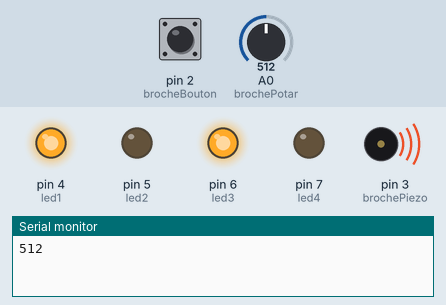
This sketch was run on a simulated Arduino Uno, built with avr-gcc and run on an emulated ATmega328P. On the bench: output pins drawn as LEDs (lit = HIGH), buzzer (waves = sounding), the last lines printed to the serial monitor. The test bench sets the inputs (shaded band); at power-on: pin 2 (brocheBouton) LOW, A0 (brochePotar) = 512.

Above: at 1.2 s.
1.3 s: pin 2 (brocheBouton) pulsed HIGH 2 times (0.12 s each, 0.3 s apart)
At 3.4 s:
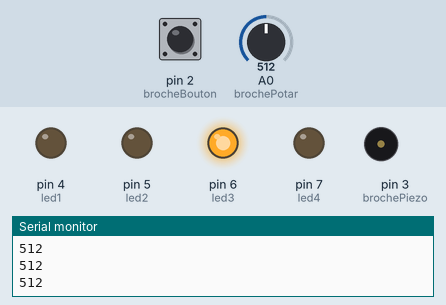
3.7 s: A0 (brochePotar) set to 499
At 4.1 s:
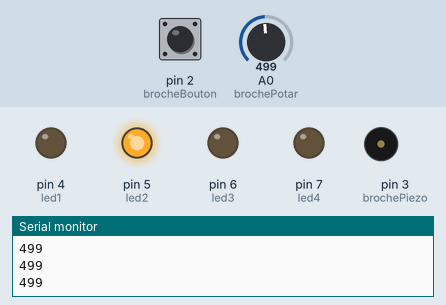
5.2 s: A0 (brochePotar) set to 266
6.7 s: A0 (brochePotar) set to 239
At 7.6 s:
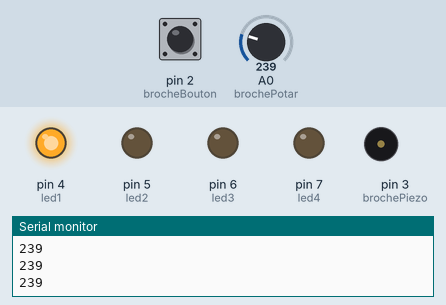
8.2 s: A0 (brochePotar) set to 777
At 8.8 s:
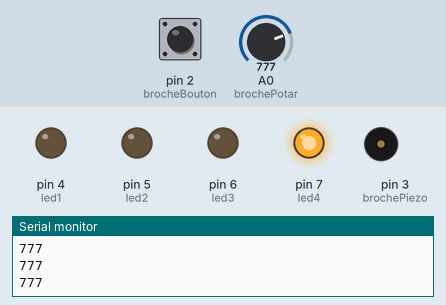
9.7 s: A0 (brochePotar) set to 753
At 11.1 s:
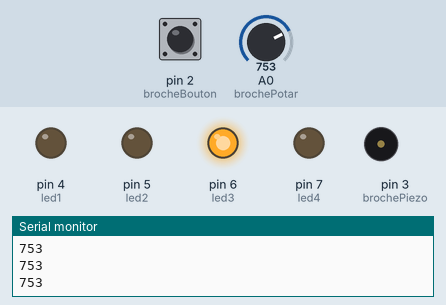
Timing chart, 0 to 12.2 s (numbered marks = the images above; inputs shaded):
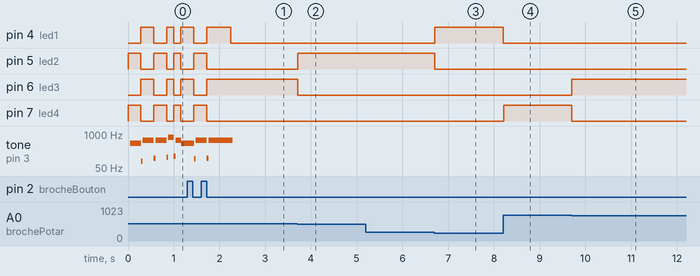

The sketch:

arduinoel.ino
```cpp
///////////////////////////
//     ARDUINOEL         //
///////////////////////////
/*                                        +-----+
             +----[PWR]-------------------| USB |--+
             |                            +-----+  |
             |         GND/RST2  [ ][ ]            |
             |       MOSI2/SCK2  [ ][ ]  A5/SCL[ ] |
             |          5V/MISO2 [ ][ ]  A4/SDA[ ] |
             |                             AREF[ ] |
             |                              GND[ ] |
             | [ ]N/C                    SCK/13[ ] |
             | [ ]IOREF                 MISO/12[ ] |
             | [ ]RST                   MOSI/11[ ]~|
             | [ ]3V3    +---+               10[ ]~|
             | [ ]5v    -| A |-               9[ ]~|
             | [ ]GND   -| R |-               8[ ] |
             | [ ]GND   -| D |-                    |
             | [ ]Vin   -| U |-               7[X] |   led4
             |          -| I |-               6[X]~|   led3
 brochePotar | [X]A0    -| N |-               5[X]~|   led2
             | [ ]A1    -| O |-               4[X] |   led1
             | [ ]A2     +---+           INT1/3[X]~|   brochePiezo
             | [ ]A3                     INT0/2[X] |   brocheBouton
             | [ ]A4/SDA  RST SCK MISO     TX>1[ ] |
             | [ ]A5/SCL  [ ] [ ] [ ]      RX<0[ ] |
             |            [ ] [ ] [ ]              |
             |  UNO_R3    GND MOSI 5V  ____________/
              \_______________________/
Matériel :
- un piezo
- une resistance de 150ohms pour ne pas trop alimenter le piezo
- 4 led au minimum (de couleur Rouge, bleu, vert, jaune par exemple).
- 4 résitance de 330ohms
- un bouton poussoir
- une resistance de pull-up (10kohms).
- un potentiomètre rotatif
- des fils dupont.
- une breadbord


Schéma de l'Arduino en ASCII-ART CC-By http://busyducks.com/ascii-art-arduinos
Inspiré du programme "Christmas tunes player" par Tom de Simone.
Circuit et vidéo visible ici : http://meatfinish.wordpress.com/2010/12/12/arduino-christmas-tunes-player/
   ___
 / ___ \
|_|   | |
     /_/
     _   ___   _
    |_| |___|_| |_
         ___|_   _|
        |___| |_|
Les petits Débrouillards - CC-By-Sa http://creativecommons.org/licenses/by-nc-sa/3.0/
*/

int brochePiezo = 3;
int brochePotar = 0;
int brocheBouton = 2;
int led1 = 4;
int led2 = 5;
int led3 = 6;
int led4 = 7;

int etatBouton = LOW;
boolean buttonClear = true;
int songChoice;
int ledPattern = true;

/* Change le tempo. Une plus petite valeur -> plus rapide; une plus grande -> plus lent. Il est recommandé de ne pas chnager cette valeur.
Utiliser playTune() pour établir différentes valeur de tempo dans parseTune() pour chaque musique */
const int beatLength = 50;

// Generate a tone by passing a square wave of a certain period to the piezo
void playTone(int tone, int duration) {
  for (long i = 0; i < duration * 1000L; i += tone * 2) {
    digitalWrite(brochePiezo, HIGH);
    delayMicroseconds(tone);
    digitalWrite(brochePiezo, LOW);
    delayMicroseconds(tone);
  }
}

/* Cela détermine quelle période, en microsecondes, à utiliser pour l'onde carrée pour une note donnée. Pour calculer,
p = ((1 / freq) * 1,000,000) / 2. Nous divisons par 2 car le signal sera HIGH pendant p microsecondes et ensuite LOW
pour p microsecondes.
Fréquences pour les notes obtenues à partir de http://www.phy.mtu.edu/~suits/notefreqs.html
La gamme définie ci-dessous couvre 2 octaves de C4 (C moyen ou 261,63 Hz) à B5 (987,77 Hz). N'hésitez pas à modifier. */
void playNote(char note, int duration, boolean sharp) {
  char names[] = { 'c', 'd', 'e', 'f', 'g', 'a', 'b', 'C', 'D', 'E', 'F', 'G', 'A', 'B' };
  int tones[] = { 1915, 1700, 1519, 1432, 1275, 1136, 1014, 956, 851, 758, 716, 636, 568, 506 };

  // Versiuon dièse (sharp) de chaque note. la première valeur est pour "c#"
  char names_sharp[] = { 'c', 'd', 'f', 'g', 'a', 'C', 'D', 'F', 'G', 'A' };
  int tones_sharp[] = { 1804, 1607, 1351, 1204, 1073, 902, 804, 676, 602, 536 };

  // Joue le ton correspondant au nom de la note
  if (sharp == false) {
    for (int i = 0; i < 14; i++) {
      if (names[i] == note) {
        playTone(tones[i], duration);
      }
    }
  } else {
    for (int i = 0; i < 10; i++) {
      if (names_sharp[i] == note) {
        playTone(tones_sharp[i], duration);
      }
    }
  }
}

/* Code pour utiliser un bouton poussoir pour arrêter/démarrer
Note : pour arrêter une musique en cours, vous devez appuyer un petit moment. */
void updateetatBouton() {
  int val = digitalRead(brocheBouton);
  if (val == HIGH) {
    buttonClear = true;
  } else {
    if (buttonClear == true) {
      if (etatBouton == LOW) {
        etatBouton = HIGH;
      } else {
        etatBouton = LOW;
      }
      buttonClear = false;
    }
  }
}

// Fait clignoter les leds pendant la musique.
void alternateLeds() {
  if (ledPattern == true) {
    digitalWrite(led1, LOW);
    digitalWrite(led2, HIGH);
    digitalWrite(led3, LOW);
    digitalWrite(led4, HIGH);
    ledPattern = false;
  } else {
    digitalWrite(led1, HIGH);
    digitalWrite(led2, LOW);
    digitalWrite(led3, HIGH);
    digitalWrite(led4, LOW);
    ledPattern = true;
  }
}

/* Une chaine de caractère représente une musique. le programme analyse cette chaine pour jouer les notes avec un piezo.

Pramètres :
  char notes[]: La chaine de carcatère qui représente les notes. La méthode d'analyse de la chaine est décrite au début de fichier.
  int beatLength : Change le tempo. Une plus petite valeur -> plus rapide; une plus grande -> plus lent.
  boolean loopSong : si "true", La musique sera jouée jusqu'à la fin (ou jusqu'à ce que vous pressiez le bouton)
*/
void parseTune(char notes[], int beatLength, boolean loopSong) {
  boolean play = true;

  // 1 iteration de cette boucle == 1 note jouée
  for (int i = 0; notes[i] != '.' && play == true; i++) { // l'itération est arrêtée si le caractère "." est le prochain caratère
    updateetatBouton();
    if (etatBouton == LOW) { // Pour chaque note, on vérifie si le bouton a été pressé pour demander l'arrêt de la musique.
      play = false;
    } else {
      if (notes[i] == ',') { // "," signifie un silence

        // Regarde le nombre (max. 2 digits) qui suit le caratère "," pour fixer la durée du silence
        char len[3];
        int count = 0;
        while (notes[i+1] >= '0' && notes[i+1] <= '9' && count < 2) {
          len[count] = notes[i+1];
          count++;
          i++;
        }
        len[count] = '\0';
        int duration = atoi(len);

        delay(duration * beatLength); // durée du silence
      } else { // Joue la prochaine note représentée par un caractère : "c4", "a#12" par exemple.
        alternateLeds(); // alterne l'allumage des différentes leds pour les faire "danser".
        char note = notes[i];
        boolean sharp;

        // Si le prochain caractère ets un "#" alors on doit jouer la note en dièse
        if (notes[i+1] == '#') {
          i++;
          sharp = true;
        } else {
          sharp = false;
        }

        // Regarde le nombre (max. 2 digits) qui suit le nom de la note pour établir sa durée.
        char len[3];
        int count = 0;
        while (notes[i+1] >= '0' && notes[i+1] <= '9' && count < 2) {
          len[count] = notes[i+1];
          count++;
          i++;
        }
        len[count] = '\0';
        int duration = atoi(len);

        playNote(note, duration * beatLength, sharp);
      }

      delay(beatLength / 2); // pause entre en les notes.
    }
  }

  if (loopSong == false) {
    etatBouton = LOW;
  }
}

// Ecrivez vos musiques ici en utilisant la méthode décrite au début de ce fichier. Jusqu'à 4 musiques.
void playTune (int tune) {
  if (tune == 1) { // Mon Beau sapin
    char notes[] = "c4f3f1f6g2a3a1a6f2g2a2a#4e4g4f4c4f3f1f6g2a3a1a6f2g2a2a#4e4g4f4,2C2C2a2D6C2C2a#6a#2a#2g2C6a#2a#2a2a4c4f3f1f6g2a3a1a6f2g2a2a#4e4g4f4,8.";
    parseTune(notes, beatLength * 2, false);
  } else if (tune == 2) { // Petit papa noël
    char notes[] = "g4C4C4C4D4C12C2D2E4E4E4F4E12D4C6C2C2C2b2a2g12g2g2C8C2C2b2C2D12g4C4C4C4D4C12C2D2E4E4E4F4E12D4C6C2C2C2b2a2g12g2g2C8C2C2D2D2C16a2a2a2a2a4a2b2C6a2a4g4C2C2C2C2C4b2C2D16D#2E2E2E2E4D2E2F6D2C4a#2D#2E2E2E2F4F2F2G12g4C4C4C4D4C12C2D2E4E4E4F4E12D4C6C2C2C2b2a2g12g2g2C8C2C2b2C2D12g4C4C4C4D4C12C2D2E4E4E4F4E12D4C6C2C2C2b2a2g12g2g2C8C2C2D2D2C12g4a4C4D4F4G16,8.";
    parseTune(notes, beatLength * 1.50, false);
  } else if (tune == 3) { // Il est né le divin enfant
    char notes[] = "a4D4D4F#2D2a4D4D8D4D2E2F#4G2F#2E4D4E2C#2a4a4D4D4F#2D2a4D4D8D4E4F#4G2F#2E4A4D8F#4F#2G2A4G2F#2G4B4A8F#4F#2G2A4B2A2G4F#4F#4E4F#4F#2G2A4G2F#2G4B4A8F#4G4A4B2A2G4F#4E8a4D4D4F#2D2a4D4D8D4D2E2F#4G2F#2E4D4E2C#2a4a4D4D4F#2D2a4D4D8D4E4F#4G2F#2E4A4D8,8.";
    parseTune(notes, beatLength * 1.25, false);
  } else if (tune == 4) { // Vive le vent (Jingle Bells)
    char notes[] = "b4b4b8b4b4b8b4D4g6a2b12,4C4C4C6C2C4b4b4b2b2b4a4a4b4a8D8b4b4b8b4b4b8b4D4g6a2b12,4,C4C4C6C2C4b4b4b2b2D4D4C4a4g12,8.";
    parseTune(notes, beatLength, false);
   /* Autres chants de noël :
   Deck the Halls - D6C2b4a4g4a4b4g4a2b2C2a2b6a2g4f#4g6,2D6C2b4a4g4a4b4g4a2b2C2a2b6a2g4f#4g6,2a6b2C4a4b6C2D4a4b2C#2D4E2F#2G4F#4E4D6,2D6C2b4a4g4a4b4g4E2E2E2E2D6C2b4a4g8,8.
   The Holly and the Ivy - g4g2g2g4E4D4b6g2g2g2g4E4D8D2C2b2a2g4b2b2e2e2d4g2a2b2C2b4a4g8,8.
   We Wish You a Merry Christmas - d4g4g2a2g2f#2e4c4e4a4a2b2a2g2f#4d4f#4b4b2C2b2a2g4e4d2d2e4a4f#4g8,8.
   */
  }
}

void setup() {
  Serial.begin(9600);
  pinMode(brochePiezo, OUTPUT);
  pinMode(brocheBouton, INPUT);
  pinMode(led1, OUTPUT);
  pinMode(led2, OUTPUT);
  pinMode(led3, OUTPUT);
  pinMode(led4, OUTPUT);
}

void loop() {
  /* On démarre en silence. L'utilisateur peut sélectionner une des 4 musiques en tournant le motentiomètre.
  Chacune des 4 led représente une chanson.
  Pour jiuer la musique il faut appuyer sur le bouton poussoir.
  Si on appuye sur le bouton poussoir pendant que la mélodie est jouée, la mélodie est arrêtée.
  A la fin de la mélodie, on se retrouve au point de départ (attente de la sélection d'une musique et appuye sur le bouton) */
  int val = analogRead(brochePotar);
  Serial.println(val);
  if (val < 255) {
    songChoice = 1;
    digitalWrite(led1, HIGH);
    digitalWrite(led2, LOW);
    digitalWrite(led3, LOW);
    digitalWrite(led4, LOW);
  } else if (val < 512) {
    songChoice = 2;
    digitalWrite(led1, LOW);
    digitalWrite(led2, HIGH);
    digitalWrite(led3, LOW);
    digitalWrite(led4, LOW);
  } else if (val < 767) {
    songChoice = 3;
    digitalWrite(led1, LOW);
    digitalWrite(led2, LOW);
    digitalWrite(led3, HIGH);
    digitalWrite(led4, LOW);
  } else {
    songChoice = 4;
    digitalWrite(led1, LOW);
    digitalWrite(led2, LOW);
    digitalWrite(led3, LOW);
    digitalWrite(led4, HIGH);
  }

  updateetatBouton();
  if (etatBouton == HIGH) {
    playTune(songChoice);
  }
}
```

Measured:
- the behaviour switches between 512 and 511 on A0 (brochePotar) (found by bisection; images 1 and 2)
- the behaviour switches between 255 and 254 on A0 (brochePotar) (found by bisection; images 2 and 3)
- the behaviour switches between 767 and 766 on A0 (brochePotar) (found by bisection; images 4 and 5)
- after the input at 1.3 s, pin 4 (led1): goes on until 2.3 s, then stays LOW; pin 5 (led2), pin 7 (led4): goes on until 1.7 s, then stays LOW; pin 6 (led3): goes on until 1.7 s, then stays HIGH
- after the input at 3.7 s, pin 5 (led2): LOW → HIGH at once; pin 6 (led3): HIGH → LOW at once
- after the input at 6.7 s, pin 4 (led1): LOW → HIGH at once; pin 5 (led2): HIGH → LOW at once
- after the input at 8.2 s, pin 4 (led1): HIGH → LOW at once; pin 7 (led4): LOW → HIGH at once
- after the input at 9.7 s, pin 6 (led3): LOW → HIGH at once; pin 7 (led4): HIGH → LOW at once
